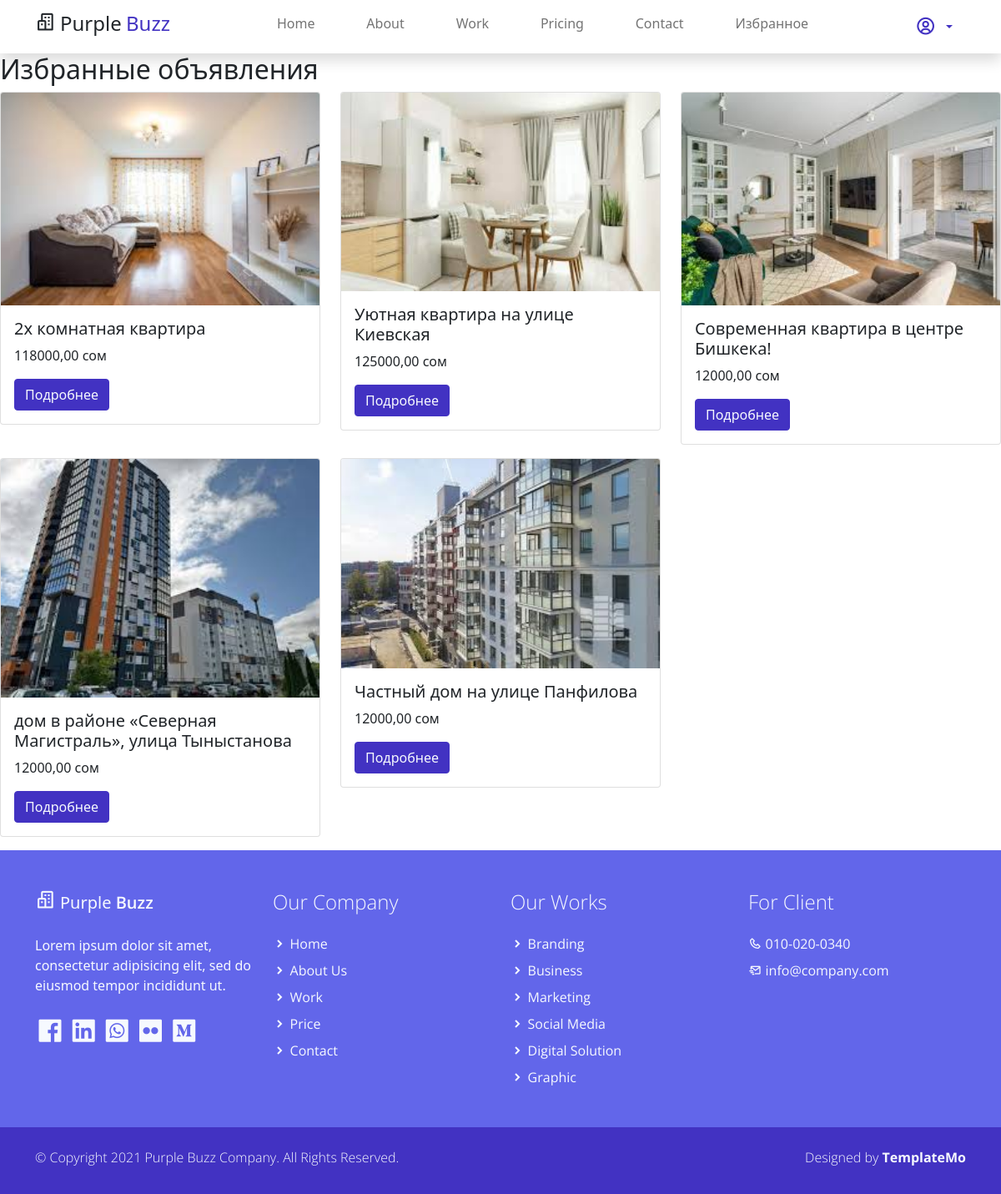
Page /favorites/ (signed in) on the committed database.
### product/models.py (models this page shows)
class Estate(models.Model):
    title=models.CharField(max_length=223,verbose_name='Название')
    category = models.ForeignKey(Category, on_delete=models.PROTECT,verbose_name='Категория')
    cover = models.ImageField(upload_to='category_covers', verbose_name='Обложка')
    area=models.DecimalField(decimal_places=1,max_digits=12,verbose_name='Кол-во кв метров')
    city=models.ForeignKey(City,on_delete=models.PROTECT,verbose_name='Город')
    destrict= models.ForeignKey(District,on_delete=models.PROTECT,verbose_name='Район')
    geo=models.TextField()
    price=models.DecimalField(decimal_places=2,max_digits=12,verbose_name='Цена')
    description = models.TextField(verbose_name='Описание')
    promo_video=models.FileField(upload_to='media/product_promo_video',verbose_name='Промо ролик ')
    is_active=models.BooleanField(default=True)
    created_at=models.DateTimeField(auto_now_add=True,verbose_name='Дата создания')
    update_at=models.DateTimeField(auto_now=True,verbose_name='Дата обновления')

### product/views.py (the view)
# urls.py: path('favorites/', views.favorite_estates_view, name='favorites'),
def favorite_estates_view(request):
    favorites = Favorite.objects.filter(user=request.user).select_related('estate')
    estates = [fav.estate for fav in favorites]
    return render(
        request=request,
        template_name='main/favorites.html',
        context={'estates': estates}
    )

### product/templates/main/favorites.html
{% extends 'base.html' %}
{% block content %}
<h2>Избранные объявления</h2>
<div class="row">
  {% for estate in estates %}
    <div class="col-md-4">
      <div class="card mb-3">
        <img src="{{ estate.cover.url }}" class="card-img-top" alt="{{ estate.title }}">
        <div class="card-body">
          <h5 class="card-title">{{ estate.title }}</h5>
          <p class="card-text">{{ estate.price }} сом</p>
          <a href="{% url 'detail' estate.pk %}" class="btn btn-primary">Подробнее</a>
        </div>
      </div>
    </div>
  {% empty %}
    <p>Вы еще не добавили объявления в избранное.</p>
  {% endfor %}
</div>
{% endblock %}

### config/static/assets/css/templatemo.css (style rules this page uses)
html { font-family: 'Open Sans', sans-serif; }
p, a { font-weight: 400; }

### rows in the picture
Estate: cover (picture), title "2х комнатная квартира", price "118000,00"
Estate: cover (picture), title "Уютная квартира на улице Киевская", price "125000,00"
Estate: cover (picture), title "Современная квартира в центре Бишкека!", price "12000,00"
Estate: cover (picture), title "дом в районе «Северная Магистраль», улица Тыныстанова", price "12000,00"
Estate: cover (picture), title "Частный дом на улице Панфилова", price "12000,00"
